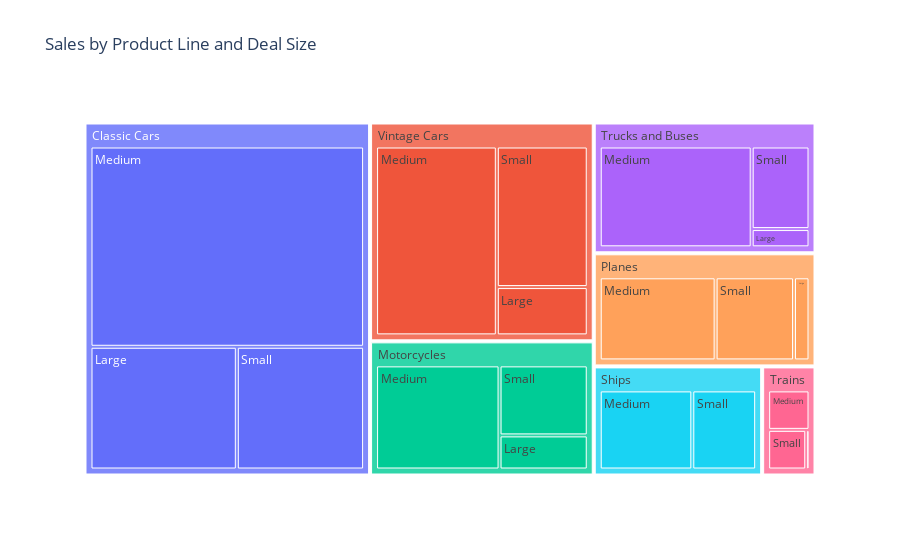

Source (notebook cell):
### Markdown cell above
## 4. Sales by Product Line and Deal Size (Mekko Chart - Marimekko Chart)

### Code cell
mekko_data = sales_data.groupby(['PRODUCTLINE', 'DEALSIZE']).sum(numeric_only=True)['SALES'].reset_index()
fig = px.treemap(mekko_data, path=['PRODUCTLINE', 'DEALSIZE'], values='SALES', title='Sales by Product Line and Deal Size')
fig.show()

### Figure 1 — Plotly figure (JSON) as saved in the notebook; plotly's stock layout.template omitted (floating-point values rounded to 4 significant figures)
{"data": [{"branchvalues": "total", "domain": {"x": [0, 1], "y": [0, 1]}, "hovertemplate": "labels=%{label}<br>SALES=%{value}<br>parent=%{parent}<br>id=%{id}<extra></extra>", "ids": ["Classic Cars/Large", "Motorcycles/Large", "Planes/Large", "Trains/Large", "Trucks and Buses/Large", "Vintage Cars/Large", "Classic Cars/Medium", "Motorcycles/Medium", "Planes/Medium", "Ships/Medium", "Trains/Medium", "Trucks and Buses/Medium", "Vintage Cars/Medium", "Classic Cars/Small", "Motorcycles/Small", "Planes/Small", "Ships/Small", "Trains/Small", "Trucks and Buses/Small", "Vintage Cars/Small", "Classic Cars", "Motorcycles", "Planes", "Ships", "Trains", "Trucks and Buses", "Vintage Cars"], "labels": ["Large", "Large", "Large", "Large", "Large", "Large", "Medium", "Medium", "Medium", "Medium", "Medium", "Medium", "Medium", "Small", "Small", "Small", "Small", "Small", "Small", "Small", "Classic Cars", "Motorcycles", "Planes", "Ships", "Trains", "Trucks and Buses", "Vintage Cars"], "name": "", "parents": ["Classic Cars", "Motorcycles", "Planes", "Trains", "Trucks and Buses", "Vintage Cars", "Classic Cars", "Motorcycles", "Planes", "Ships", "Trains", "Trucks and Buses", "Vintage Cars", "Classic Cars", "Motorcycles", "Planes", "Ships", "Trains", "Trucks and Buses", "Vintage Cars", "", "", "", "", "", "", ""], "type": "treemap", "values": [796600.0, 159100.0, 72030.0, 8977.0, 56260.0, 209100.0, 2430000.0, 680400.0, 538600.0, 422700.0, 112900.0, 817000.0, 1086000.0, 692700.0, 326900.0, 364400.0, 291700.0, 104400.0, 254500.0, 608500.0, 3920000.0, 1166000.0, 975000.0, 714400.0, 226200.0, 1128000.0, 1903000.0]}], "layout": {"legend": {"tracegroupgap": 0}, "title": {"text": "Sales by Product Line and Deal Size"}}}
